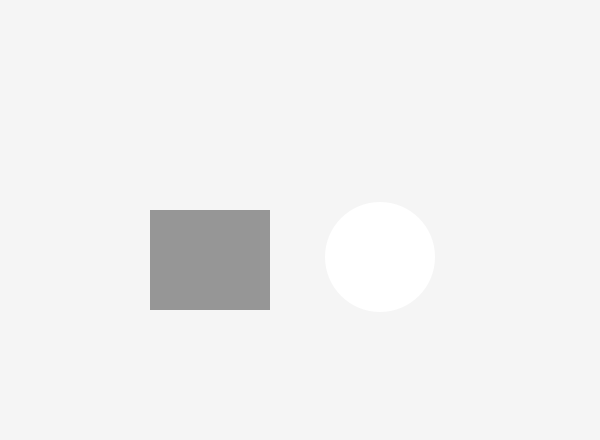
Frame 1 (no input)
Frame 60 (the mouse pressed at the canvas centre just before this capture): identical to frame 1, image omitted
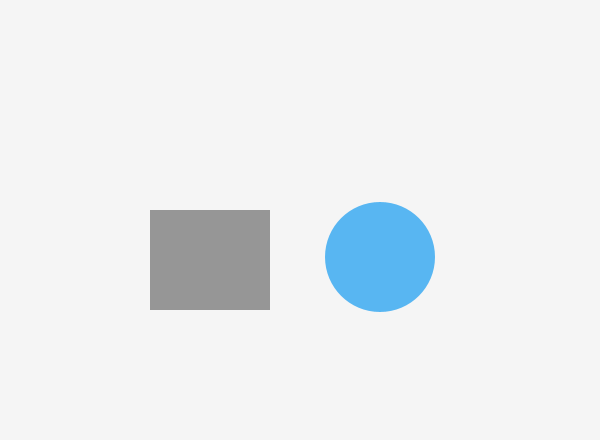
Frame 120 (the mouse held since frame 60 and released just before this capture)

The Processing sketch that drew these frames (run headless with seeded random() and noise(); from frame 60 on, the mouse is pressed at the canvas centre):

// Processing sketch: processing_112815
// ── processing_112815.pde

int a = 150;
int b = 210;
int c =380;
int e=257;
int radius=110;

void setup() {
  size( 600, 440);
  smooth();
}

void draw(){
  background(245);

noStroke();


// RECTANGLE
  if ((mouseX >= a) && (mouseX <= a+100) &&
      (mouseY >= b) && (mouseY <= b+120)) {
    fill (51,219,159);
  } else {
    fill(150);
  rect(a,b,120,100);
    }
  if ((mouseX >= a) && (mouseX <= a+100) &&
      (mouseY >= b) && (mouseY <= b+120)) {
  fill(200);
  rect(a,b,120,100);

}
//ELLIPSE

  float d = dist(mouseX,mouseY,c,e);
  if (d<=radius){
    fill(88,182,242);
  } else {
    fill(255);
  }
  if (keyPressed){
  noFill();
    strokeWeight(2);
    stroke(88,182,242);
  } 
  ellipse(c,e,radius,radius);
} 
   

   
